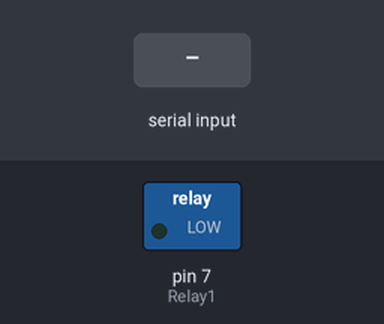
The sketch below on a simulated Arduino Uno, built with avr-gcc and run on an emulated ATmega328P. Shown: switched loads named in the sketch (green lamp = pin HIGH). The test bench sets the inputs (shaded band). What the sketch prints to the serial monitor is not drawn.

Above: at 1.2 s.
1.3 s: "On-Off button1: ON" received over Serial
At 3.0 s:
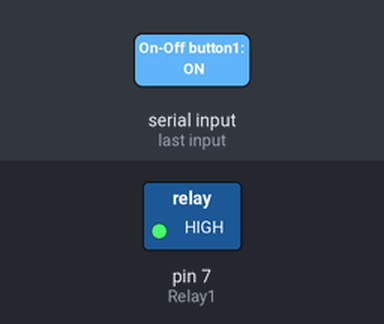
3.8 s: "1" received over Serial
At 6.1 s:
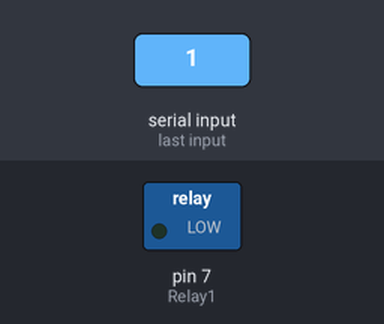
Timing chart, 0 to 7.6 s (numbered marks = the images above; inputs shaded):
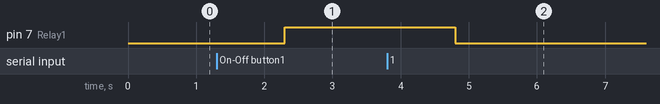

The sketch:

esp_arduino_serial_ar_code.ino
```cpp
#define Relay1 7

void setup() {
    Serial.begin(115200);

    pinMode(Relay1, OUTPUT);
    while(!Serial);
    Serial.println("1 to ON 0 to OFF");

}

void loop() {
  if (Serial.available()){
    String state = Serial.readString();
    if (state == "On-Off button1: ON"){
      digitalWrite(7,HIGH);
      Serial.println("1 to ON");
    }else{
      digitalWrite(7,LOW);
      Serial.println("0 to OFF");
    }
  }else{
    Serial.println("Not connected...");
  }

}
```

Measured:
- after the input at 1.3 s, pin 7 (Relay1): LOW → HIGH after 1.0 s
- after the input at 3.8 s, pin 7 (Relay1): HIGH → LOW after 1.0 s
